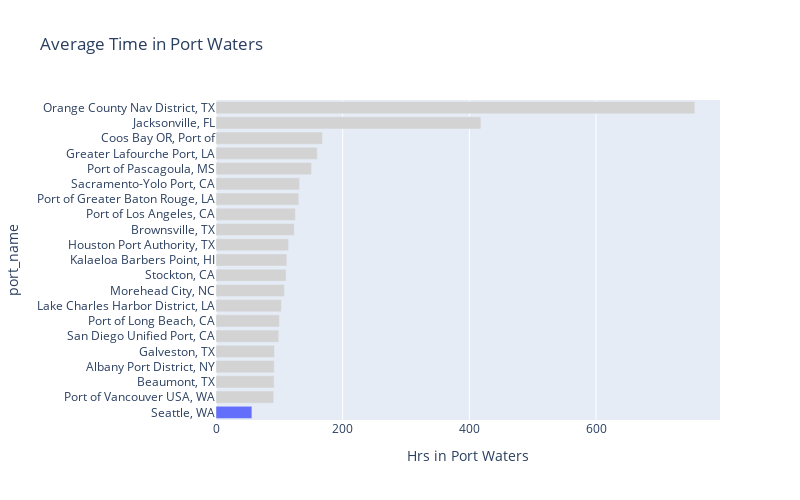

Here is the notebook cell this chart was saved with:
### Code cell
bar_ranking(df=calls_df, cat_group='port_name', stat_col='hrs_in_port_waters',
           stat_alias='Hrs in Port Waters', title='Average Time in Port Waters', 
           labels={'dock_name':'Dock'}, highlight='Seattle, WA',
           width=800, height=500)

### Figure 1 — Plotly figure (JSON) as saved in the notebook; plotly's stock layout.template omitted (floating-point values rounded to 4 significant figures)
{"data": [{"hovertemplate": "Hrs in Port Waters=%{x}<br>port_name=%{y}<extra></extra>", "legendgroup": "", "marker": {"color": ["#636efa", "lightgrey", "lightgrey", "lightgrey", "lightgrey", "lightgrey", "lightgrey", "lightgrey", "lightgrey", "lightgrey", "lightgrey", "lightgrey", "lightgrey", "lightgrey", "lightgrey", "lightgrey", "lightgrey", "lightgrey", "lightgrey", "lightgrey", "lightgrey"], "pattern": {"shape": ""}}, "name": "", "orientation": "h", "showlegend": false, "textposition": "auto", "type": "bar", "x": [56.64, 91.12, 91.67, 91.86, 92.35, 99.11, 100.2, 103.3, 107.9, 110.5, 111.8, 114.6, 123.6, 125.3, 130.7, 132.0, 150.9, 159.9, 168.1, 418.2, 755.9], "xaxis": "x", "y": ["Seattle, WA", "Port of Vancouver USA, WA", "Beaumont, TX", "Albany Port District, NY", "Galveston, TX", "San Diego Unified Port, CA", "Port of Long Beach, CA", "Lake Charles Harbor District, LA", "Morehead City, NC", "Stockton, CA", "Kalaeloa Barbers Point, HI", "Houston Port Authority, TX", "Brownsville, TX", "Port of Los Angeles, CA", "Port of Greater Baton Rouge, LA", "Sacramento-Yolo Port, CA", "Port of Pascagoula, MS", "Greater Lafourche Port, LA", "Coos Bay OR, Port of", "Jacksonville, FL", "Orange County Nav District, TX"], "yaxis": "y"}], "layout": {"barmode": "relative", "height": 500, "legend": {"tracegroupgap": 0}, "title": {"text": "Average Time in Port Waters"}, "width": 800, "xaxis": {"anchor": "y", "domain": [0, 1], "title": {"text": "Hrs in Port Waters"}}, "yaxis": {"anchor": "x", "domain": [0, 1], "title": {"text": "port_name"}}}}
